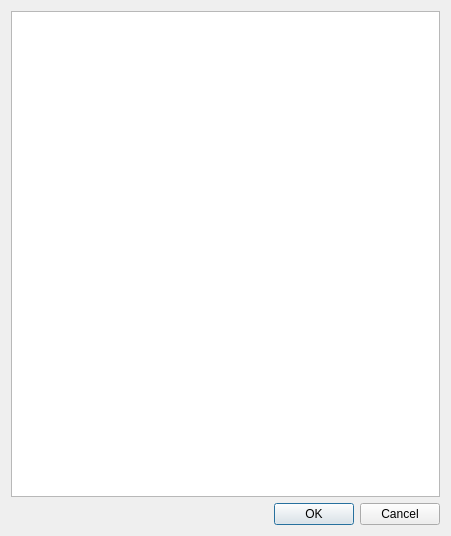
<?xml version="1.0" encoding="UTF-8"?>
<ui version="4.0">
 <class>Dialog</class>
 <widget class="QDialog" name="Dialog">
  <property name="geometry">
   <rect>
    <x>0</x>
    <y>0</y>
    <width>451</width>
    <height>536</height>
   </rect>
  </property>
  <property name="windowTitle">
   <string>Dialog</string>
  </property>
  <layout class="QVBoxLayout" name="verticalLayout">
   <item>
    <widget class="QTableWidget" name="keyic_table_widget">
     <property name="enabled">
      <bool>true</bool>
     </property>
     <property name="alternatingRowColors">
      <bool>false</bool>
     </property>
     <property name="rowCount">
      <number>0</number>
     </property>
    </widget>
   </item>
   <item>
    <widget class="QDialogButtonBox" name="return_button">
     <property name="orientation">
      <enum>Qt::Horizontal</enum>
     </property>
     <property name="standardButtons">
      <set>QDialogButtonBox::Cancel|QDialogButtonBox::Ok</set>
     </property>
    </widget>
   </item>
  </layout>
 </widget>
 <resources/>
 <connections>
  <connection>
   <sender>return_button</sender>
   <signal>accepted()</signal>
   <receiver>Dialog</receiver>
   <slot>accept()</slot>
   <hints>
    <hint type="sourcelabel">
     <x>248</x>
     <y>254</y>
    </hint>
    <hint type="destinationlabel">
     <x>157</x>
     <y>274</y>
    </hint>
   </hints>
  </connection>
  <connection>
   <sender>return_button</sender>
   <signal>rejected()</signal>
   <receiver>Dialog</receiver>
   <slot>reject()</slot>
   <hints>
    <hint type="sourcelabel">
     <x>316</x>
     <y>260</y>
    </hint>
    <hint type="destinationlabel">
     <x>286</x>
     <y>274</y>
    </hint>
   </hints>
  </connection>
 </connections>
</ui>
